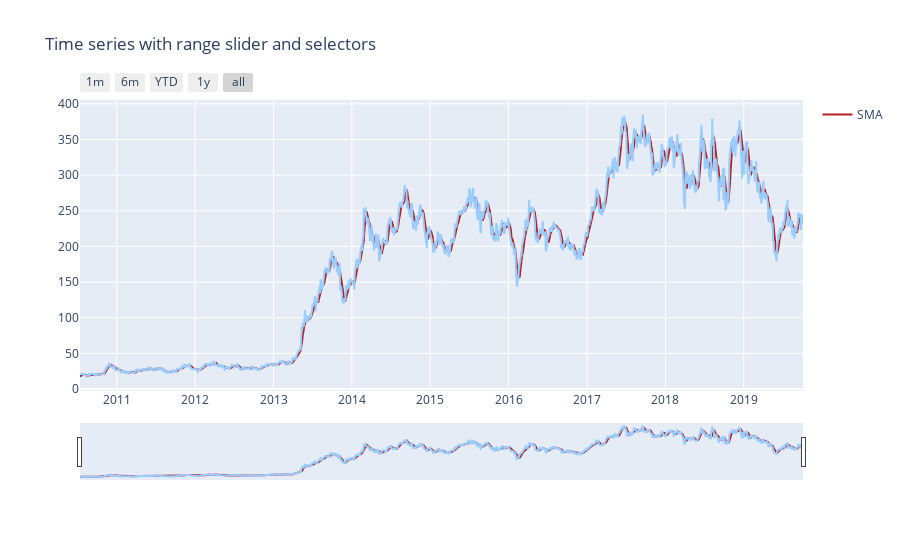

The notebook cell this image was saved under:
### Markdown cell above
## To take our Visualizations even further, we will stay true to Time Series Analysis by creating an interactive graph using Plotly! This will allow us to have more freedom in our graph, to easily compare the Closing Price and the SMA. The graph is Interactive in the sense that you can Zoom in as well as Hover on any line using your mouse, and you will immediately be able to identify Tesla's stock price at that section of time.

### Code cell
fig = go.Figure()
fig.add_trace(
    go.Scatter(
        x=total_df['date'], 
        y=total_df['SMA'], 
        name='SMA',
        line=dict(color='firebrick', width=2)))

fig.add_trace(
    go.Line(
        x=total_df['date'],
        y=total_df['Closing Price'],
        name ='Closing Price',
        mode="lines",
        line=go.scatter.Line(color="#99CCFF"),
        showlegend=False))
fig.update_layout(
    title_text="Time series with range slider and selectors"
)

# Add range slider
fig.update_layout(
    xaxis=go.layout.XAxis(
        rangeselector=dict(
            buttons=list([
                dict(count=1,
                     label="1m",
                     step="month",
                     stepmode="backward"),
                dict(count=6,
                     label="6m",
                     step="month",
                     stepmode="backward"),
                dict(count=1,
                     label="YTD",
                     step="year",
                     stepmode="todate"),
                dict(count=1,
                     label="1y",
                     step="year",
                     stepmode="backward"),
                dict(step="all")
            ])
        ),
        rangeslider=dict(
            visible=True
        ),
        type="date"
    )
)

fig.show()

### Figure 1 — Plotly figure (JSON) as saved in the notebook; plotly's stock layout.template omitted (floating-point values rounded to 4 significant figures; data arrays with more than 128 entries replaced by an {"elided": "..."} marker saying what was removed)
{"data": [{"line": {"color": "firebrick", "width": 2}, "name": "SMA", "type": "scatter", "x": {"elided": "2324 str values"}, "y": {"elided": "2324 float values"}}, {"line": {"color": "#99CCFF"}, "mode": "lines", "name": "Closing Price", "showlegend": false, "type": "scatter", "x": {"elided": "2324 str values"}, "y": {"elided": "2324 float values"}}], "layout": {"title": {"text": "Time series with range slider and selectors"}, "xaxis": {"rangeselector": {"buttons": [{"count": 1, "label": "1m", "step": "month", "stepmode": "backward"}, {"count": 6, "label": "6m", "step": "month", "stepmode": "backward"}, {"count": 1, "label": "YTD", "step": "year", "stepmode": "todate"}, {"count": 1, "label": "1y", "step": "year", "stepmode": "backward"}, {"step": "all"}]}, "rangeslider": {"visible": true}, "type": "date"}}}
